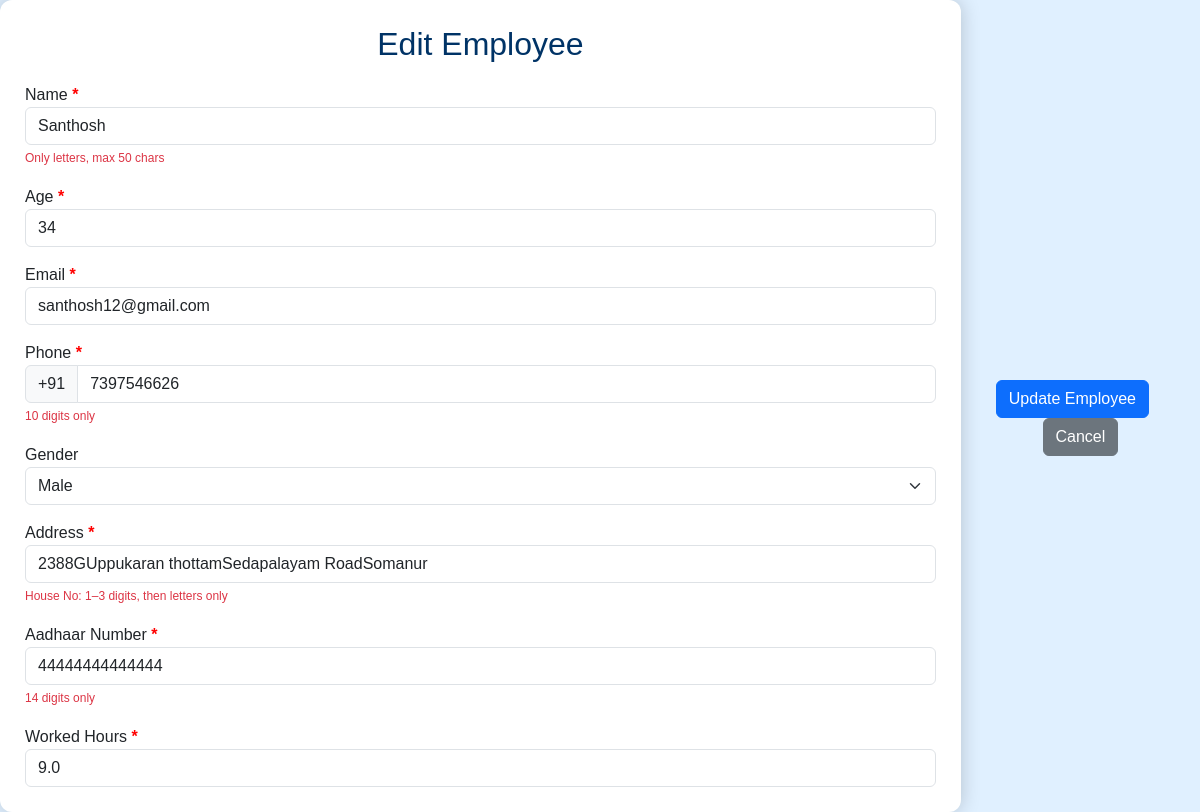
The page /update/14/ on the database its author committed.
### employee/models.py (models this page shows, shortened)
class Employee(models.Model):
    name = models.CharField(max_length=100)
    age = models.IntegerField()
    email = models.EmailField(unique=True)
    phone = models.CharField(max_length=15)
    address = models.TextField()
    adhar_number = models.CharField(max_length=20, unique=True)
    worked_hours = models.IntegerField(default=0)
    gender = models.CharField(max_length=10, choices=(('Male','Male'),('Female','Female'),('Other','Other')))

### employee/views.py (the view, shortened to what this page needs)
# urls.py: path('update/<int:emp_id>/', views.update, name='update'),
def update(request, emp_id):
    emp = get_object_or_404(Employee, id=emp_id)
    return render(request, 'update.html', {'emp': emp})

### template/update.html (shortened to what this page needs)
<!DOCTYPE html>
<html lang="en">
<head>
{% load bootstrap5 %}
{% bootstrap_css %}
</head>
<body>
<div class="form-container">
<h2>Edit Employee</h2>
<form method="POST" novalidate onsubmit="return checkForm(this)">
<div class="mb-3">
<label>Name <span class="required">*</span></label>
<input type="text" name="name" class="form-control" maxlength="50" value="{{ emp.name }}"
oninput="onlyLetters(this)" required>
<small class="text-danger">Only letters, max 50 chars</small>
</div>
<div class="mb-3">
<label>Age <span class="required">*</span></label>
<input type="number" name="age" class="form-control" min="18" max="60" value="{{ emp.age }}"
oninput="validateAge(this)" required>
</div>
<div class="mb-3">
<label>Email <span class="required">*</span></label>
<input type="email" name="email" class="form-control" maxlength="100" value="{{ emp.email }}"
oninput="validateEmail(this)" required>
</div>
<div class="mb-3">
<label>Phone <span class="required">*</span></label>
<div class="input-group">
<span class="input-group-text">+91</span>
<input type="tel" name="phone" class="form-control" maxlength="10" value="{{ emp.phone }}"
oninput="onlyNumbers(this)" required>
</div>
<small class="text-danger">10 digits only</small>
</div>
<div class="mb-3">
<label>Gender</label>
<select name="gender" class="form-select" required>
<option value="Male" {% if emp.gender == "Male" %}selected{% endif %}>Male</option>
</select>
</div>
<div class="mb-3">
<label>Address <span class="required">*</span></label>
<input type="text" name="address" class="form-control"
maxlength="100"
placeholder="House No (1–3 digits) Street Name"
oninput="validateAddress(this)"
value="{{ emp.address|default:'' }}"
required>
<small id="addressError" class="text-danger">House No: 1–3 digits, then letters only</small>
</div>
<div class="mb-3">
<label>Aadhaar Number <span class="required">*</span></label>
<input type="text" name="adhar_number" class="form-control" maxlength="14" value="{{ emp.adhar_number }}"
oninput="onlyNumbers(this)" required>
<small class="text-danger">14 digits only</small>
</div>
<label>Worked Hours <span class="required">*</span></label>
<input type="text" name="worked_hours" class="form-control"
value="{{ emp.worked_hours }}"
oninput="validateWorkedHours(this)"
required>
</div>
<div class="mt-4 text-center">
<button type="submit" class="btn btn-primary me-3">Update Employee</button>
<a href="{% url 'dashboard' %}" class="btn btn-secondary">Cancel</a>
</div>
</body>
</html>

### template/update.html (style rules this page uses)
body { display:flex; justify-content:center; align-items:center; min-height:100vh; background:#e0f0ff; font-family:sans-serif; margin:0; }
.form-container { background:#fff; padding:25px; border-radius:12px; box-shadow:0 0 20px rgba(0,0,0,0.2); width:1000px; }
h2 { text-align:center; color:#003366; margin-bottom:20px; }
.required { color:red; font-weight:bold; }
small { font-size:12px; }

### rows shown on the page
Employee: name "Santhosh", age "34", email "santhosh12@gmail.com", phone "7397546626", gender "Male", address "2388GUppukaran thottamSedapalayam RoadSomanur", adhar_number "44444444444444", worked_hours "9.0"
